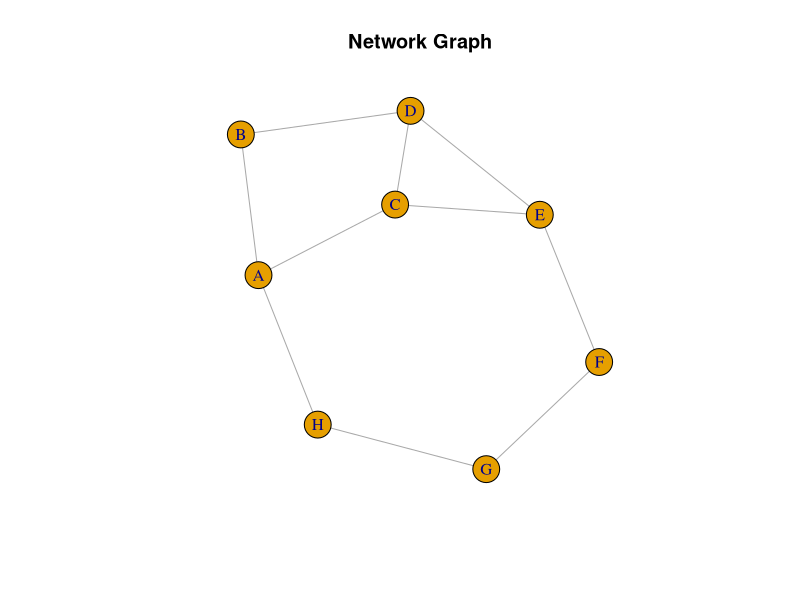
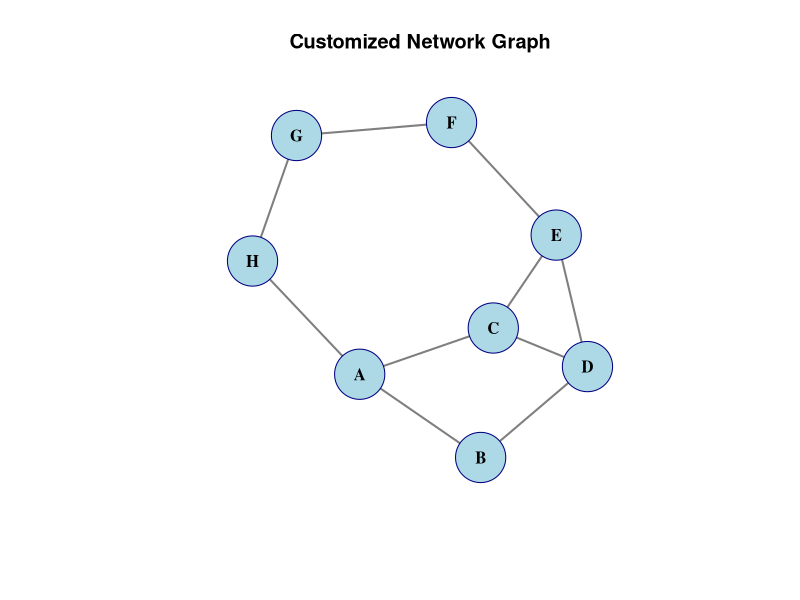
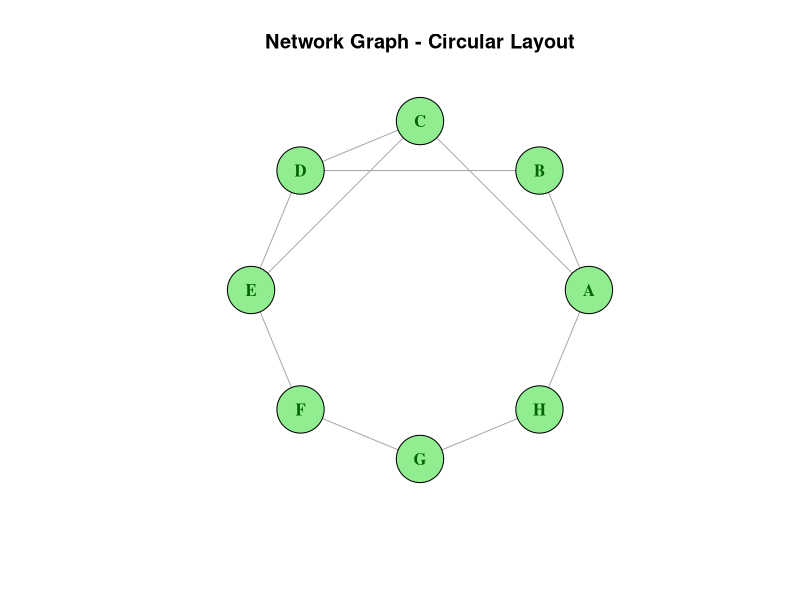

These charts were generated, in order, by the following R code:
# Q1: Load igraph and create network graph
library(igraph)

edges <- data.frame(
  From = c("A", "A", "B", "C", "C", "D", "E", "F", "G", "H"),
  To   = c("B", "C", "D", "D", "E", "E", "F", "G", "H", "A")
)

# Create undirected graph object
g <- graph_from_data_frame(edges, directed = FALSE)

# Basic Network Plot
plot(g, main = "Network Graph")
# Q2: Customized Network Visualization
plot(g, 
     vertex.label = V(g)$name,
     vertex.color = "lightblue",
     vertex.frame.color = "navy",
     vertex.size = 30,
     vertex.label.color = "black",
     vertex.label.font = 2,
     edge.color = "gray50",
     edge.width = 2,
     main = "Customized Network Graph")
# Q3: Calculate Degree of Each Node
node_degrees <- degree(g)
print(node_degrees)

# Output:
# A B C D E F G H 
# 3 2 3 3 3 2 2 2
# Q4: Find Node(s) with Maximum Connections
max_degree <- max(node_degrees)
max_nodes <- names(node_degrees[node_degrees == max_degree])
cat("Node(s) with highest connections (Degree =", max_degree, "):", paste(max_nodes, collapse=", "), "\n")
# Q5: Plot Network using Circular Layout
plot(g, 
     layout = layout_in_circle(g),
     vertex.color = "lightgreen",
     vertex.size = 28,
     vertex.label.color = "darkgreen",
     vertex.label.font = 2,
     edge.color = "darkgray",
     main = "Network Graph - Circular Layout")
